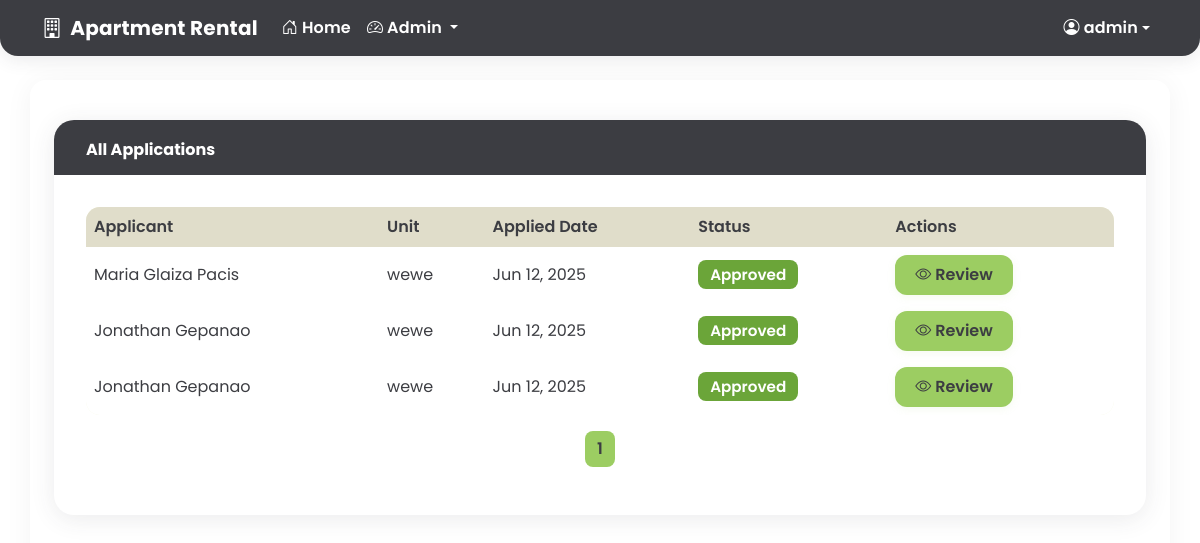
Page /dashboard/admin/applications/ (signed in) on the earlier database version.
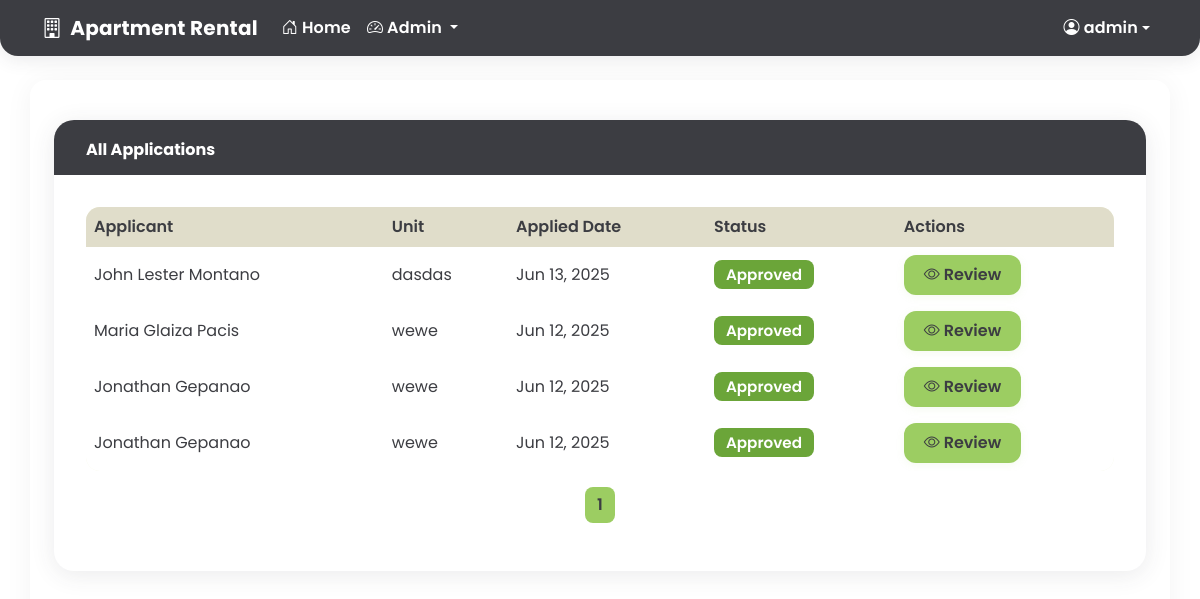
Same page on the later database version.
### core/models.py (models this page shows, shortened)
class Application(models.Model):
    PENDING = 1
    APPROVED = 2
    REJECTED = 3
    STATUS_CHOICES = (
        (PENDING, 'Pending'),
        (APPROVED, 'Approved'),
        (REJECTED, 'Rejected'),
    )
    client = models.ForeignKey(User, on_delete=models.CASCADE)
    unit = models.ForeignKey(Unit, on_delete=models.CASCADE)
    full_name = models.CharField(max_length=100)
    address = models.TextField()
    contact_number = models.CharField(max_length=20)
    email = models.EmailField()
    facebook_account = models.URLField(blank=True, null=True)
    occupation = models.CharField(max_length=100)
    number_of_people = models.PositiveIntegerField()
    status = models.PositiveSmallIntegerField(choices=STATUS_CHOICES, default=PENDING)
    applied_date = models.DateTimeField(auto_now_add=True)
    processed_date = models.DateTimeField(blank=True, null=True)
    notes = models.TextField(blank=True, null=True)

class Unit(models.Model):
    AVAILABLE = 1
    OCCUPIED = 2
    STATUS_CHOICES = (
        (AVAILABLE, 'Available'),
        (OCCUPIED, 'Occupied'),
    )
    name = models.CharField(max_length=100)
    description = models.TextField()
    monthly_price = models.DecimalField(max_digits=10, decimal_places=2)
    location = models.CharField(max_length=200)
    payment_inclusions = models.TextField()
    house_rules = models.TextField()
    status = models.PositiveSmallIntegerField(choices=STATUS_CHOICES, default=AVAILABLE)
    main_image = models.ImageField(upload_to='units/')
    created_at = models.DateTimeField(auto_now_add=True)
    updated_at = models.DateTimeField(auto_now=True)

### core/views.py (the view)
    def wrapper(request, *args, **kwargs):
        if not (request.user.is_superuser or request.user.role == User.ADMIN):
            messages.error(request, 'You are not authorized to access this page.')
            return redirect('dashboard')
        return view_func(request, *args, **kwargs)

### core/views.py (called while the page is built)
def admin_required(view_func):
    def wrapper(request, *args, **kwargs):
        if not (request.user.is_superuser or request.user.role == User.ADMIN):
            messages.error(request, 'You are not authorized to access this page.')
            return redirect('dashboard')
        return view_func(request, *args, **kwargs)
    return wrapper

@login_required
@admin_required
def admin_applications(request):
    applications = Application.objects.all().order_by('-applied_date')
    paginator = Paginator(applications, 10)
    page_number = request.GET.get('page')
    page_obj = paginator.get_page(page_number)
    return render(request, 'admin_panel/applications.html', {'page_obj': page_obj})

### templates/admin_panel/applications.html (shortened to what this page needs)
{% extends 'base.html' %}
{% block content %}
<div class="container admin-applications-container">
    <div class="admin-applications-card">
        <div class="admin-applications-header">
            <h6>All Applications</h6>
        </div>
        <div class="admin-applications-body">
            <div class="table-responsive">
                <table class="table admin-applications-table" width="100%" cellspacing="0">
                    <thead>
                        <tr>
                            <th>Applicant</th>
                            <th>Unit</th>
                            <th>Applied Date</th>
                            <th>Status</th>
                            <th>Actions</th>
                        </tr>
                    </thead>
                    <tbody>
                        {% for application in page_obj %}
                        <tr>
                            <td>{{ application.full_name }}</td>
                            <td>{{ application.unit.name }}</td>
                            <td>{{ application.applied_date|date:"M d, Y" }}</td>
                            <td>
                                <span class="admin-applications-badge
                                    {% if application.status == application.APPROVED %}admin-applications-badge-success
                                    {% elif application.status == application.REJECTED %}admin-applications-badge-danger
                                    {% else %}admin-applications-badge-warning{% endif %}">
                                    {{ application.get_status_display }}
                                </span>
                            </td>
                            <td>
                                <a href="{% url 'admin_application_detail' application.id %}" class="admin-applications-btn btn btn-sm">
                                    <i class="bi bi-eye"></i> Review
                                </a>
                            </td>
                        </tr>
                        {% endfor %}
                    </tbody>
                </table>
                <nav aria-label="Page navigation">
                    <ul class="pagination justify-content-center">
                        {% for num in page_obj.paginator.page_range %}
                            {% if page_obj.number == num %}
                                <li class="page-item active"><a class="page-link" href="?page={{ num }}">{{ num }}</a></li>
                            {% elif num > page_obj.number|add:'-3' and num < page_obj.number|add:'3' %}
                                <li class="page-item"><a class="page-link" href="?page={{ num }}">{{ num }}</a></li>
                            {% endif %}
                        {% endfor %}
                    </ul>
                </nav>
            </div>
        </div>
    </div>
</div>
{% endblock %}

Differences in the rows shown:
added Application: full_name "John Lester Montano", unit.name "dasdas", applied_date "Jun 13, 2025", status "Approved"
